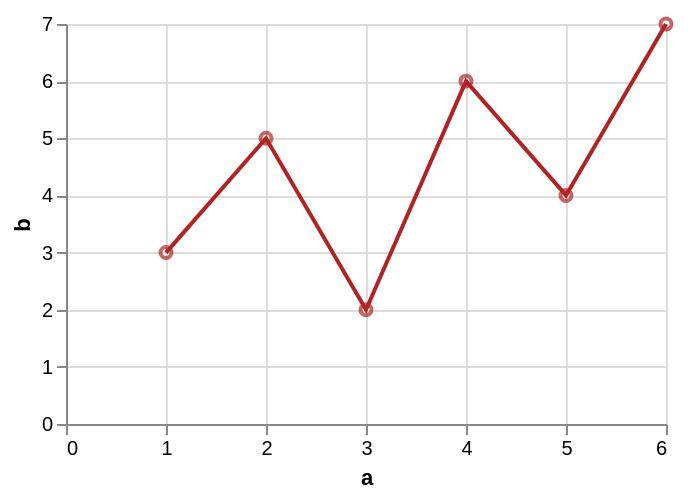

Here is the Vega-Lite specification saved for this chart:
### Vega-Lite specification from a JSON file in a GitHub repository (floating-point values rounded to 4 significant figures)
{"$schema": "https://vega.github.io/schema/vega-lite/v6.json", "data": {"values": [{"a": 1, "b": 3, "c": "x", "d": "2020-01-01"}, {"a": 2, "b": 5, "c": "y", "d": "2020-03-01"}, {"a": 3, "b": 2, "c": "x", "d": "2020-06-01"}, {"a": 4, "b": 6, "c": "z", "d": "2020-09-01"}, {"a": 5, "b": 4, "c": "y", "d": "2021-01-01"}, {"a": 6, "b": 7, "c": "z", "d": "2021-04-01"}]}, "width": 300, "height": 200, "layer": [{"params": [{"name": "brush", "select": {"type": "interval", "encodings": ["x"]}}], "mark": "point", "encoding": {"x": {"field": "a", "type": "quantitative"}, "y": {"field": "b", "type": "quantitative"}, "color": {"condition": {"param": "brush", "value": "firebrick"}, "value": "lightgray"}}}, {"transform": [{"filter": {"param": "brush"}}], "mark": "line", "encoding": {"x": {"field": "a", "type": "quantitative"}, "y": {"field": "b", "type": "quantitative"}, "color": {"value": "firebrick"}}}]}
